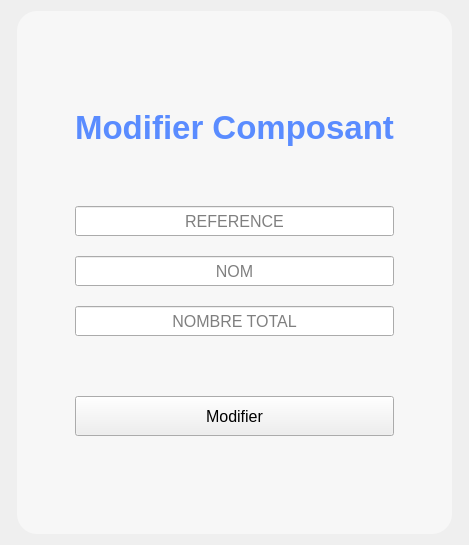
         <widget class="QWidget" name="PageModifierComposant">
          <property name="styleSheet">
           <string notr="true">#FormModifierComposant{
background:rgba(255,255,255,0.5);
border-radius:20px;
}</string>
          </property>
          <layout class="QHBoxLayout" name="horizontalLayout_15">
           <item>
            <spacer name="horizontalSpacer_25">
             <property name="orientation">
              <enum>Qt::Orientation::Horizontal</enum>
             </property>
             <property name="sizeHint" stdset="0">
              <size>
               <width>6</width>
               <height>20</height>
              </size>
             </property>
            </spacer>
           </item>
           <item>
            <widget class="QWidget" name="FormModifierComposant" native="true">
             <property name="styleSheet">
              <string notr="true">#FormAjoutMember{
background:rgba(255,255,255,0.5);
border-radius:20px;
}</string>
             </property>
             <layout class="QHBoxLayout" name="horizontalLayout_14">
              <item>
               <spacer name="horizontalSpacer_20">
                <property name="orientation">
                 <enum>Qt::Orientation::Horizontal</enum>
                </property>
                <property name="sizeHint" stdset="0">
                 <size>
                  <width>40</width>
                  <height>20</height>
                 </size>
                </property>
               </spacer>
              </item>
              <item>
               <widget class="QWidget" name="AJM_6" native="true">
                <property name="styleSheet">
                 <string notr="true"/>
                </property>
                <layout class="QVBoxLayout" name="verticalLayout_11">
                 <property name="spacing">
                  <number>20</number>
                 </property>
                 <item>
                  <spacer name="verticalSpacer_42">
                   <property name="orientation">
                    <enum>Qt::Orientation::Vertical</enum>
                   </property>
                   <property name="sizeHint" stdset="0">
                    <size>
                     <width>20</width>
                     <height>40</height>
                    </size>
                   </property>
                  </spacer>
                 </item>
                 <item>
                  <spacer name="verticalSpacer_43">
                   <property name="orientation">
                    <enum>Qt::Orientation::Vertical</enum>
                   </property>
                   <property name="sizeHint" stdset="0">
                    <size>
                     <width>20</width>
                     <height>40</height>
                    </size>
                   </property>
                  </spacer>
                 </item>
                 <item>
                  <widget class="QLabel" name="label_6">
                   <property name="maximumSize">
                    <size>
                     <width>16777215</width>
                     <height>44</height>
                    </size>
                   </property>
                   <property name="font">
                    <font>
                     <pointsize>25</pointsize>
                     <bold>true</bold>
                    </font>
                   </property>
                   <property name="styleSheet">
                    <string notr="true">color:rgb(90,140,255);</string>
                   </property>
                   <property name="frameShadow">
                    <enum>QFrame::Shadow::Plain</enum>
                   </property>
                   <property name="text">
                    <string>Modifier Composant</string>
                   </property>
                   <property name="scaledContents">
                    <bool>true</bool>
                   </property>
                   <property name="alignment">
                    <set>Qt::AlignmentFlag::AlignCenter</set>
                   </property>
                  </widget>
                 </item>
                 <item>
                  <spacer name="verticalSpacer_44">
                   <property name="orientation">
                    <enum>Qt::Orientation::Vertical</enum>
                   </property>
                   <property name="sizeHint" stdset="0">
                    <size>
                     <width>20</width>
                     <height>40</height>
                    </size>
                   </property>
                  </spacer>
                 </item>
                 <item>
                  <widget class="QLineEdit" name="MCrefer">
                   <property name="minimumSize">
                    <size>
                     <width>0</width>
                     <height>30</height>
                    </size>
                   </property>
                   <property name="font">
                    <font>
                     <pointsize>12</pointsize>
                    </font>
                   </property>
                   <property name="alignment">
                    <set>Qt::AlignmentFlag::AlignCenter</set>
                   </property>
                   <property name="placeholderText">
                    <string>REFERENCE</string>
                   </property>
                  </widget>
                 </item>
                 <item>
                  <widget class="QLineEdit" name="MCnom">
                   <property name="minimumSize">
                    <size>
                     <width>0</width>
                     <height>30</height>
                    </size>
                   </property>
                   <property name="font">
                    <font>
                     <pointsize>12</pointsize>
                    </font>
                   </property>
                   <property name="alignment">
                    <set>Qt::AlignmentFlag::AlignCenter</set>
                   </property>
                   <property name="placeholderText">
                    <string>NOM</string>
                   </property>
                  </widget>
                 </item>
                 <item>
                  <widget class="QLineEdit" name="MCnbre">
                   <property name="minimumSize">
                    <size>
                     <width>0</width>
                     <height>30</height>
                    </size>
                   </property>
                   <property name="font">
                    <font>
                     <pointsize>12</pointsize>
                    </font>
                   </property>
                   <property name="alignment">
                    <set>Qt::AlignmentFlag::AlignCenter</set>
                   </property>
                   <property name="placeholderText">
                    <string>NOMBRE TOTAL</string>
                   </property>
                  </widget>
                 </item>
                 <item>
                  <spacer name="verticalSpacer_45">
                   <property name="orientation">
                    <enum>Qt::Orientation::Vertical</enum>
                   </property>
                   <property name="sizeHint" stdset="0">
                    <size>
                     <width>20</width>
                     <height>40</height>
                    </size>
                   </property>
                  </spacer>
                 </item>
                 <item>
                  <widget class="QPushButton" name="MCmodifier">
                   <property name="minimumSize">
                    <size>
                     <width>150</width>
                     <height>40</height>
                    </size>
                   </property>
                   <property name="font">
                    <font>
                     <pointsize>12</pointsize>
                    </font>
                   </property>
                   <property name="cursor">
                    <cursorShape>PointingHandCursor</cursorShape>
                   </property>
                   <property name="styleSheet">
                    <string notr="true"/>
                   </property>
                   <property name="text">
                    <string>Modifier</string>
                   </property>
                   <property name="shortcut">
                    <string>Return</string>
                   </property>
                   <property name="checkable">
                    <bool>false</bool>
                   </property>
                  </widget>
                 </item>
                 <item>
                  <spacer name="verticalSpacer_46">
                   <property name="orientation">
                    <enum>Qt::Orientation::Vertical</enum>
                   </property>
                   <property name="sizeHint" stdset="0">
                    <size>
                     <width>20</width>
                     <height>40</height>
                    </size>
                   </property>
                  </spacer>
                 </item>
                 <item>
                  <spacer name="verticalSpacer_47">
                   <property name="orientation">
                    <enum>Qt::Orientation::Vertical</enum>
                   </property>
                   <property name="sizeHint" stdset="0">
                    <size>
                     <width>20</width>
                     <height>40</height>
                    </size>
                   </property>
                  </spacer>
                 </item>
                </layout>
               </widget>
              </item>
              <item>
               <spacer name="horizontalSpacer_21">
                <property name="orientation">
                 <enum>Qt::Orientation::Horizontal</enum>
                </property>
                <property name="sizeHint" stdset="0">
                 <size>
                  <width>40</width>
                  <height>20</height>
                 </size>
                </property>
               </spacer>
              </item>
             </layout>
            </widget>
           </item>
           <item>
            <spacer name="horizontalSpacer_24">
             <property name="orientation">
              <enum>Qt::Orientation::Horizontal</enum>
             </property>
             <property name="sizeHint" stdset="0">
              <size>
               <width>6</width>
               <height>20</height>
              </size>
             </property>
            </spacer>
           </item>
          </layout>
         </widget>
